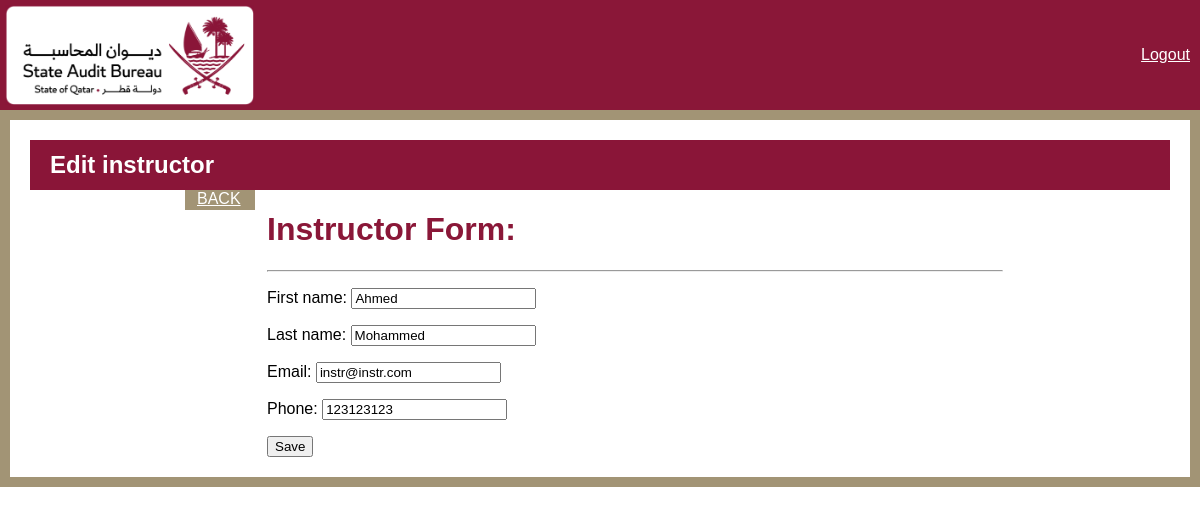
Screenshot of /instructor-update/1/ with the database file from the repository.
### base/models.py (models this page shows, shortened)
class Instructor(models.Model):
     id = models.AutoField(primary_key=True)
     first_name = models.CharField(max_length=255)
     last_name = models.CharField(max_length=255)
     email = models.EmailField(max_length=156)
     phone = models.CharField(max_length= 20)

### base/views.py (the view)
# urls.py: path('instructor-update/<int:pk>/', InstructorUpdate.as_view(), name="instructor-update"),
class InstructorUpdate(UpdateView):
    model = Instructor
    template_name = 'base/admin_dashboard/instructor_form.html'
    fields = '__all__'
    success_url = reverse_lazy("instructors")

### base/templates/base/admin_dashboard/instructor_form.html (shortened to what this page needs)
{% load static %}
<!DOCTYPE html>
<html>
   <head>
      <link rel="stylesheet" href="https://cdnjs.cloudflare.com/ajax/libs/font-awesome/6.3.0/css/all.min.css" />
	    <link rel="stylesheet" href="https://cdnjs.cloudflare.com/ajax/libs/bootstrap/5.3.0-alpha1/css/bootstrap-grid.min.css" />
      <link rel="stylesheet" href="{% static 'css/reg_style.css' %}">
</head>
   <body>
    <div class="header">
      <div class="logo">
         <img src="{% static 'img/primary-rgb-state-audit-bureau-1@2x.png' %}" alt="Logo">
        </div>
        <div class="language-toggle">
          <span ><a  style="color:white;"class="hello-msg" href="{% url 'logout' %}">Logout</a></span>
       </div>
    </div>
    <div class="gold-border container-fluid">
      <div class="maroon-bar">
        <h2>Edit instructor</h2>
      </div>
      <div class="container">
        <div class="row justify-content-center">
          <a class="btn btn-primary" style="width: 70px; height:20px; color:white;" href="{% url 'managers' %}">BACK</a>
          <div class="col-md-8">
            <div class="card">
              <div class="card-header">
                <h1 style="color:#8A1738" > Instructor Form:</h1>
                <hr/>
              </div>
              <div class="card-body" >
                <form method="POST" action="">
                    {{form.as_p}}
                    <input type="submit" value="Save">
                </form>
              </div>
            </div>
          </div>
        </div>
      </div>
    </div>
</body>
</html>

### base/static/css/reg_style.css (style rules this page uses)
* { box-sizing: border-box; }
body { margin: 0; font-family: sans-serif; color: #A29475; }
.header { display: flex; justify-content: space-between; align-items: center; padding: 10px; background-color: #8A1738; height: 110px; }
.logo img { height: 100px; left: 5px; position: absolute; top: 5px; }
form, label, input, select, textarea { color: black !important; }
.btn-primary { background-color: #A29475 !important; border-color: #A29475 !important; }

### base/templates/base/admin_dashboard/instructor_form.html (style rules this page uses)
body { margin: 20px; background-color: #fff; }
.gold-border { border: 10px solid#A29475; padding: 20px; background-color: #fff; }
.maroon-bar { background-color: #8A1538; color: #fff; height: 50px; display: flex; align-items: center; justify-content: flex-start; padding: 0 20px; }
.maroon-bar h2 { margin: 0; font-weight: bold; font-size: 24px; }

### rows the page displays
Instructor: first_name "Ahmed", last_name "Mohammed", email "instr@instr.com", phone "123123123"
